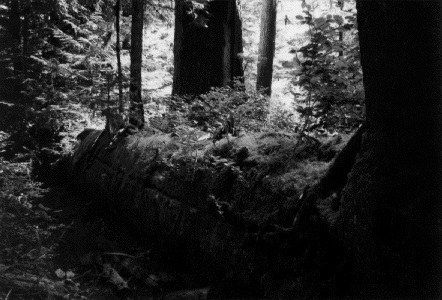
%> input picture SpecifyGammaWhenAdjustingContrastExample_01.jpg, 442 x 300 px
$ octave globalthresh.m   (GNU Octave 9; MATLAB toolbox functions it lacks are replaced by stand-ins)
%> lines starting %> are read from the running program, lines starting %| are printed output that depends on the picture; in (x1, y1, x2, y2) boxes, pixels count from 0 and x2, y2 are one past the last pixel; in counts of white or black regions, pixels touching at a corner belong together; the program's own positions count from 1
clear;
close;
a=imread('SpecifyGammaWhenAdjustingContrastExample_01.jpg');
%> a is the input picture: size 300x442x3 uint8; min 0, max 255, mean 41.4
a=rgb2gray(a);
%> a: size 300x442 uint8
a=double(a);
%> a: size 300x442 double
T=input('Type the initial threshold value\n');
%> the answer given: 100
To=1; % tolerence
[m,n] =size(a);
%> m = 300; n = 442
Tnew=sum(sum(a))/(m*n);
%> Tnew = 41.39
Told=T;
count3=0;
while abs(Told-Tnew)>To
    count3=count3+1;
    count1=1;
    count2=1;
    sum1=0;
    sum2=0;
    for i=1:m
        for j=1:n
            if a(i,j)>T
            count1=count1+1;
            sum1=sum1+a(i,j);
            else
            count2=count2+1;
            sum2=sum2+a(i,j);
            end
        end
    end
    avg1=sum1/count1;
    avg2=sum2/count2;
    Tnew=0.5*(avg1+avg2);
    Told=Tnew;
    T=Tnew;
end
%> this loop made 1 pass
%> (count3, avg1, avg2, Tnew) on pass 1: (1, 160.2, 21.65, 90.94)
for i=1:m
    for j=1:n
        if a(i,j)>T
        a(i,j)=255;
        else
        a(i,j)=0;
        end
    end
end
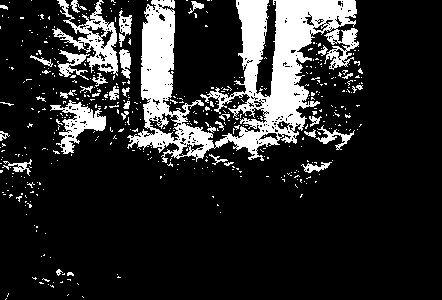
%> a: size 300x442 double; 16.4% white; 468 white regions (432 under 20 px), largest, box (x1, y1, x2, y2) and area: (127, 0, 359, 163) 14904, (52, 0, 118, 76) 1639, (50, 100, 106, 154) 1144
imshow(uint8(a));

$ run again, with assign1.jpg copied over SpecifyGammaWhenAdjustingContrastExample_01.jpg
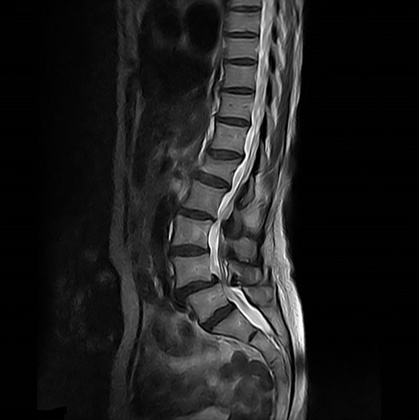
%> input picture assign1.jpg, 419 x 420 px, shrunk from 685 x 686 before the run
%> a is the input picture: size 420x419x3 uint8; min 0, max 255, mean 30
%> `Tnew=sum(sum(a))/(m*n);`: Tnew = 29.98
%> the loop `while abs(Told-Tnew)>To` made 1 pass
%> (count3, avg1, avg2, Tnew) on pass 1: (1, 138.6, 20.32, 79.47)
%> after the loop `for i=1:m`:
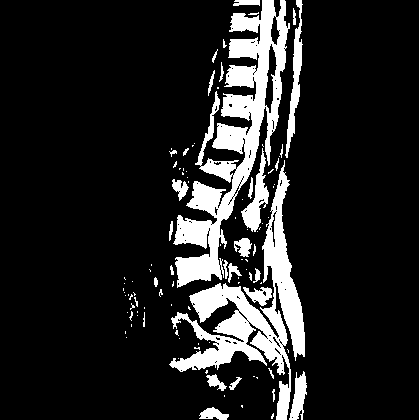
%> a: size 420x419 double; 13.6% white; 102 white regions (71 under 20 px), largest, box (x1, y1, x2, y2) and area: (173, 0, 290, 288) 10732, (169, 160, 305, 420) 8637, (285, 0, 303, 158) 921
